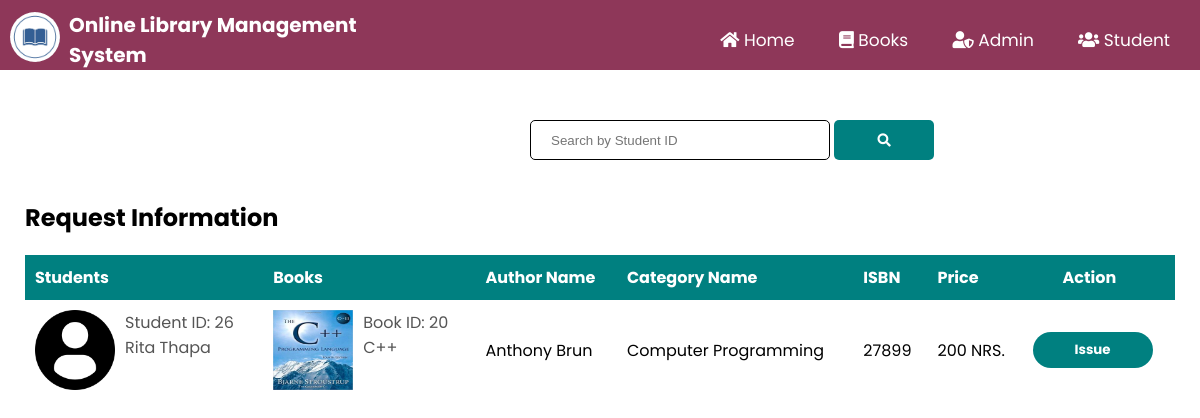
The app's page /request_info.php with its own data.
### tables this page shows
CREATE TABLE `student` (
  `studentid` int(111) NOT NULL,
  `student_username` varchar(111) NOT NULL,
  `FullName` varchar(111) NOT NULL,
  `Email` varchar(111) NOT NULL,
  `Password` varchar(111) NOT NULL,
  `PhoneNumber` varchar(111) NOT NULL,
  `studentpic` varchar(100) NOT NULL
);

CREATE TABLE `books` (
  `bookid` int(100) NOT NULL,
  `bookpic` varchar(500) NOT NULL,
  `bookname` varchar(100) NOT NULL,
  `authorid` int(100) NOT NULL,
  `categoryid` int(100) NOT NULL,
  `ISBN` varchar(100) NOT NULL,
  `price` int(100) NOT NULL,
  `quantity` int(100) NOT NULL,
  `status` varchar(100) NOT NULL
);

CREATE TABLE `authors` (
  `authorid` int(111) NOT NULL,
  `authorname` varchar(111) NOT NULL
);

CREATE TABLE `category` (
  `categoryid` int(111) NOT NULL,
  `categoryname` varchar(111) NOT NULL
);

### request_info.php (the view, shortened to what this page needs)
<?php
	include "connection.php";
    include "admin_navbar.php";
?>
<!DOCTYPE html>
<html lang="en">
<head>
    <link rel="stylesheet" href="https://cdnjs.cloudflare.com/ajax/libs/font-awesome/5.15.2/css/all.min.css" />
    <link rel="stylesheet" href="style.css?v=<?php echo time(); ?>">
</head>
<body>
    <div class="search-bar admin-search">
        <form action="" method='post'>
            <input type="search" name='search' placeholder='Search by Student ID' required>
            <button type='submit' name='submit'><i class="fas fa-search"></i></button>
        </form>
    </div>
    <div class="request-table">
        <div class="request-container book-container">
            <h2 class="request-title student-info-title">Request Information</h2>
            <?php
		if(isset($_POST['submit']))
		{
			$q=mysqli_query($db,"SELECT student.studentid,FullName,studentpic,books.bookid,bookname,ISBN,price,bookpic,authors.authorname,category.categoryname FROM student inner join issueinfo on student.studentid=issueinfo.studentid inner join books on issueinfo.bookid=books.bookid join authors on authors.authorid=books.authorid join category on category.categoryid=books.categoryid where issueinfo.approve='' AND issueinfo.studentid='$_POST[search]';");
			if(mysqli_num_rows($q)==0)
			{
				echo "Sorry! There's no book request by this student ID";
			}
			else
			{
				echo "<table class='rtable booktable'>";
                echo "<tr style='background-color: teal;'>";
                echo "<th>"; echo "Students"; echo "</th>";
                echo "<th>"; echo "Books"; echo "</th>";
                echo "<th>"; echo "Author Name"; echo "</th>";
                echo "<th>"; echo "Category Name"; echo "</th>";
                echo "<th>"; echo "ISBN"; echo "</th>";
                echo "<th>"; echo "Price"; echo "</th>";
                echo "<th style='padding-left: 40px;'>"; echo "Action"; echo "</th>";
                echo "</tr>";
                while($row=mysqli_fetch_assoc($q))
                {
                    echo "<tr>";
                    echo "<td>
                    <div class='table-info'>
                        <img src='images/".$row['studentpic']."'>
                        <div>
                            <p>Student ID: ";echo $row['studentid'];echo"</p>
                            <p>";echo $row['FullName'];echo"</p><br>";?>
                        </div>
                    </div>
                    </td><?php
                    echo "<td>
                    <div class='table-info'>
                        <img src='images/".$row['bookpic']."'>
                        <div>
                            <p>Book ID: ";echo $row['bookid'];echo"</p>
                            <p>";echo $row['bookname'];echo"</p><br>";?>
                        </div>
                    </div>
                    </td><?php
                    echo "<td>"; echo $row['authorname']; echo "</td>";
                    echo "<td>"; echo $row['categoryname']; echo "</td>";
                    echo "<td>"; echo $row['ISBN']; echo "</td>";
                    echo "<td>"; echo $row['price']; echo " NRS."; echo "</td>";
                    echo "<td>";?><a href="issue_book.php?ed=<?php echo $row['studentid'];?>&ed1=<?php echo $row['bookid'];?>"><button style="font-weight:bold;" type="submit" name="submit1" class="btn btn-default actionbtn">Issue
			        </button>
                    </a>
			        <?php
			        echo "</td>";
                    echo "</tr>";
                }
                echo "</table>";
		    }
		}
		else
		{
			$res=mysqli_query($db,"SELECT student.studentid,FullName,studentpic,books.bookid,bookname,ISBN,price,bookpic,authors.authorname,category.categoryname FROM student inner join issueinfo on student.studentid=issueinfo.studentid inner join books on issueinfo.bookid=books.bookid join authors on authors.authorid=books.authorid join category on category.categoryid=books.categoryid where issueinfo.approve='';");
            if(mysqli_num_rows($res)==0)
			{
				echo "There's no pending request.";
			}
            else{
                echo "<table class='rtable booktable'>";
            echo "<tr style='background-color: teal;'>";
            echo "<th>"; echo "Students"; echo "</th>";
            echo "<th>"; echo "Books"; echo "</th>";
            echo "<th>"; echo "Author Name"; echo "</th>";
            echo "<th>"; echo "Category Name"; echo "</th>";
            echo "<th>"; echo "ISBN"; echo "</th>";
            echo "<th>"; echo "Price"; echo "</th>";
            echo "<th style='padding-left: 40px;'>"; echo "Action"; echo "</th>";
            echo "</tr>";
            while($row=mysqli_fetch_assoc($res))
            {
                echo "<tr>";
                    echo "<td>
                    <div class='table-info'>
                        <img src='images/".$row['studentpic']."'>
                        <div>
                            <p>Student ID: ";echo $row['studentid'];echo"</p>
                            <p>";echo $row['FullName'];echo"</p><br>";?>
                        </div>
                    </div>
                    </td><?php
                    echo "<td>
                    <div class='table-info'>
                        <img src='images/".$row['bookpic']."'>
                        <div>
                            <p>Book ID: ";echo $row['bookid'];echo"</p>
                            <p>";echo $row['bookname'];echo"</p><br>";?>
                        </div>
                    </div>
                    </td><?php
                    echo "<td>"; echo $row['authorname']; echo "</td>";
                    echo "<td>"; echo $row['categoryname']; echo "</td>";
                    echo "<td>"; echo $row['ISBN']; echo "</td>";
                    echo "<td>"; echo $row['price']; echo " NRS."; echo "</td>";
                    echo "<td>";?><a href="issue_book.php?ed=<?php echo $row['studentid'];?>&ed1=<?php echo $row['bookid'];?>"><button style="font-weight:bold;" type="submit" name="submit1" class="btn btn-default actionbtn">Issue
			        </button>
                    </a>
			        <?php
			        echo "</td>";
                    echo "</tr>";
            }
            echo "</table>";
            }
        }
        ?>
        </div>
    </div>
</body>
</html>

### style.css (style rules this page uses)
html { scroll-behavior: smooth; }
* { margin: 0; padding: 0; box-sizing: border-box; }
body { font-family: 'Poppins', sans-serif; }
a { text-decoration: none; color: #fff; font-size: 17px; }
p { color: #555; }
.profile-table tr,td { border: none; padding: 10px; }
.btn-default { margin-top: 20px; margin-left: 60px; width: 150px; cursor: pointer; outline: none; border: none; }
.search-bar { margin-left: 480px; }
.search-bar input { border-radius: 5px; border: 1px solid; height: 40px; padding: 10px; padding-left: 20px; }
.search-bar button { width: 100px; padding: 10px; height: 40px; background-color: teal; color: white; border: none; border-radius: 5px; cursor: pointer; transition: 0.4s; outline: none; }
.admin-search { padding-top: 40px; margin-left: 530px; }
.btn { font-family: 'Poppins', sans-serif; }
.request-table { padding-bottom: 500px; }
.request-container { max-width: 1300px; margin: auto; padding-left: 25px; padding-right: 25px; }
.book-container { max-width: 1400px; }
.request-container .request-title { padding-top: 100px; }
.request-container .student-info-title { padding-top: 30px; }
.rtable { width: 100%; margin-top: 20px; border-collapse: collapse; }
.rtable th { text-align: left; color: white; padding: 10px; }
.booktable th:last-child { padding-left: 110px; }
.table-info { display: flex; flex-wrap: wrap; }
.rtable td img { width: 80px; height: 80px; margin-right: 10px; }
.actionbtn { padding: 10px; margin: 0; }
.booktable .actionbtn { width: 120px; }
form input { width: 300px; height: 30px; margin: 10px 0; padding: 0 10px; border: 1px solid #ccc; }
.btn { display: inline-block; background-color: teal; color: #fff; padding: 8px 30px; border-radius: 30px; transition: background-color 0.4s; outline: none; }

### records on screen
student: studentpic (picture), studentid "26", FullName "Rita Thapa", books.bookpic (picture), books.bookid "20", books.bookname "C++", authors.authorname "Anthony Brun", category.categoryname "Computer Programming", books.ISBN "27899", books.price "200"
